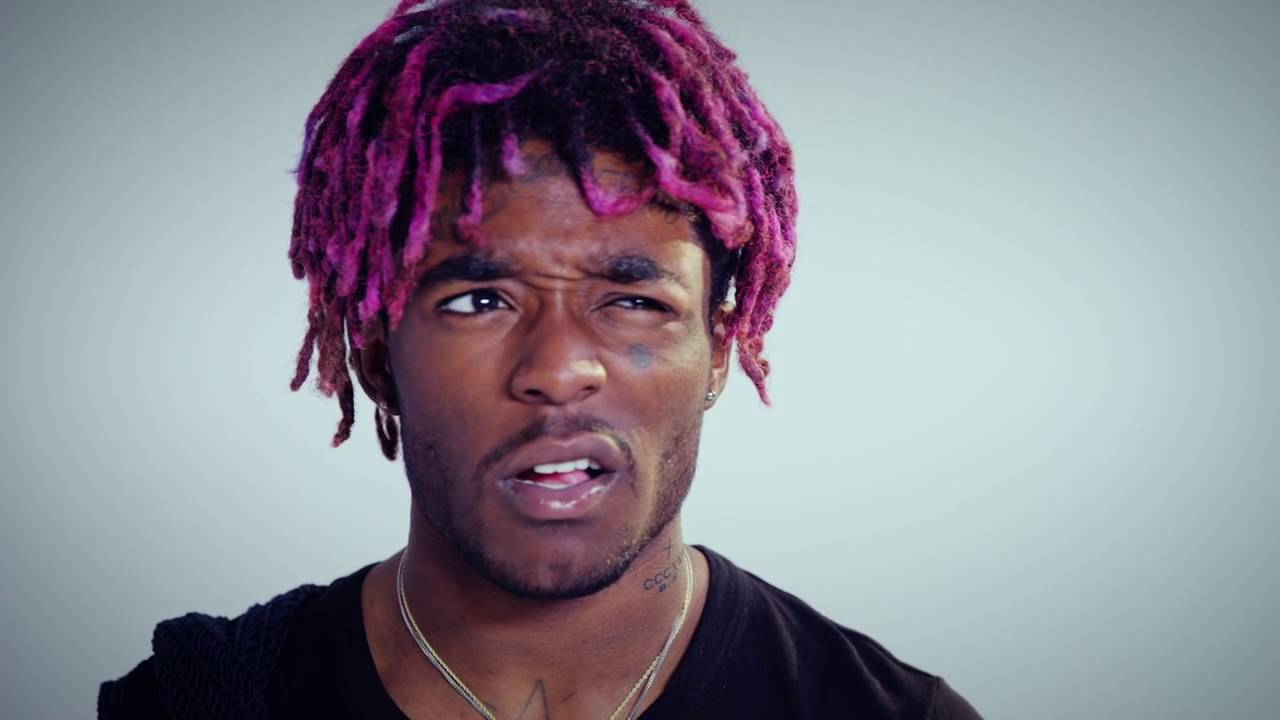
#> input picture testimages/uzi.jpg, 1280 x 720 px, found by its file name
$ python remaptests.py
#> lines starting #> are read from the running program, lines starting #| are printed output that depends on the picture
import numpy as np
import cv2

'''
remap decides where to map a pixel (i,j) by checking map_x(i,j) and map_y(i,j).
At the end, your pixel (i,j) is mapped to (map_x(i,j),map_y(i,j))
'''

'''
Pixel maps are not maps from source to destination.
Instead, for each pixel in the destination, we describe which source pixel it comes from.
Now the source pixel we provide here is a float variable.
Thus it can lie not directly on a pixel, but rather on a point in-between a few pixels.
The OpenCV interpolation functions then calculate the destination pixel value using this position information and the surrounding pixel values with the chosen interpolation function.
'''

img = cv2.imread("testimages/uzi.jpg")
#> img is the input picture: shape (720, 1280, 3); mean B, G, R 147.5, 138.8, 140.1


imgHeight = img.shape[0]
#> imgHeight = 720
imgWidth = img.shape[1]
#> imgWidth = 1280

map_x = np.zeros((imgHeight, imgWidth), np.float32)
map_y = np.zeros((imgHeight, imgWidth), np.float32)

for y in range(0, int(imgHeight - 1)):
	for x in range(0, int(imgWidth -1)):
		map_x.itemset((y, x), imgWidth - x)
		map_y.itemset((y, x), y)
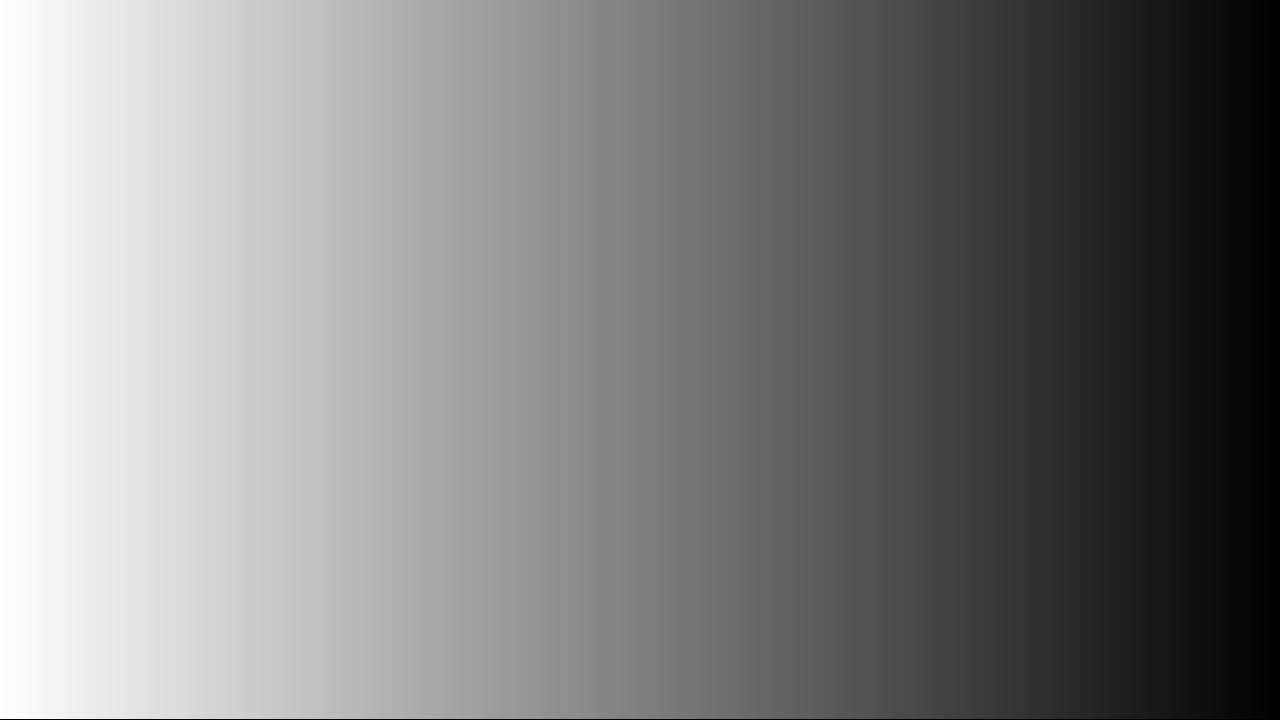
#> map_x: shape (720, 1280) float32; min 0, max 1280, mean 639.6; drawn with min black and max white
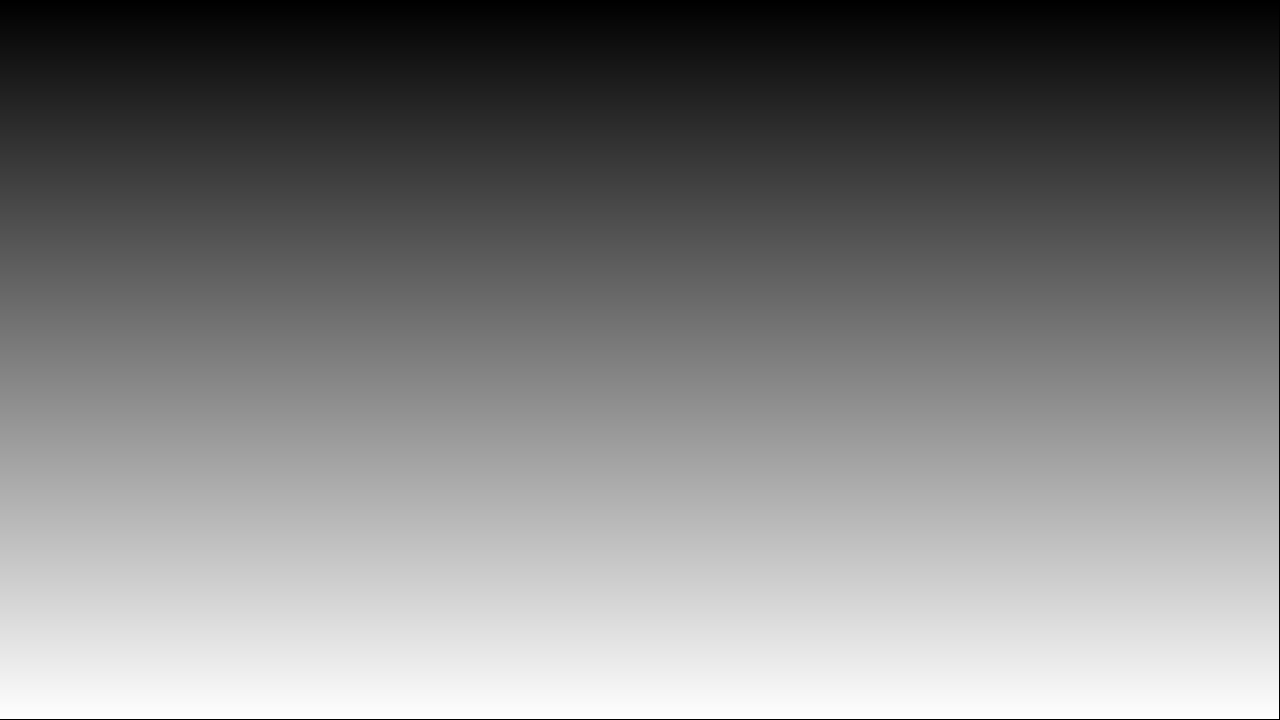
#> map_y: shape (720, 1280) float32; min 0, max 718, mean 358.2; drawn with min black and max white

flipx = cv2.remap(img, map_x, map_y, cv2.INTER_LINEAR)
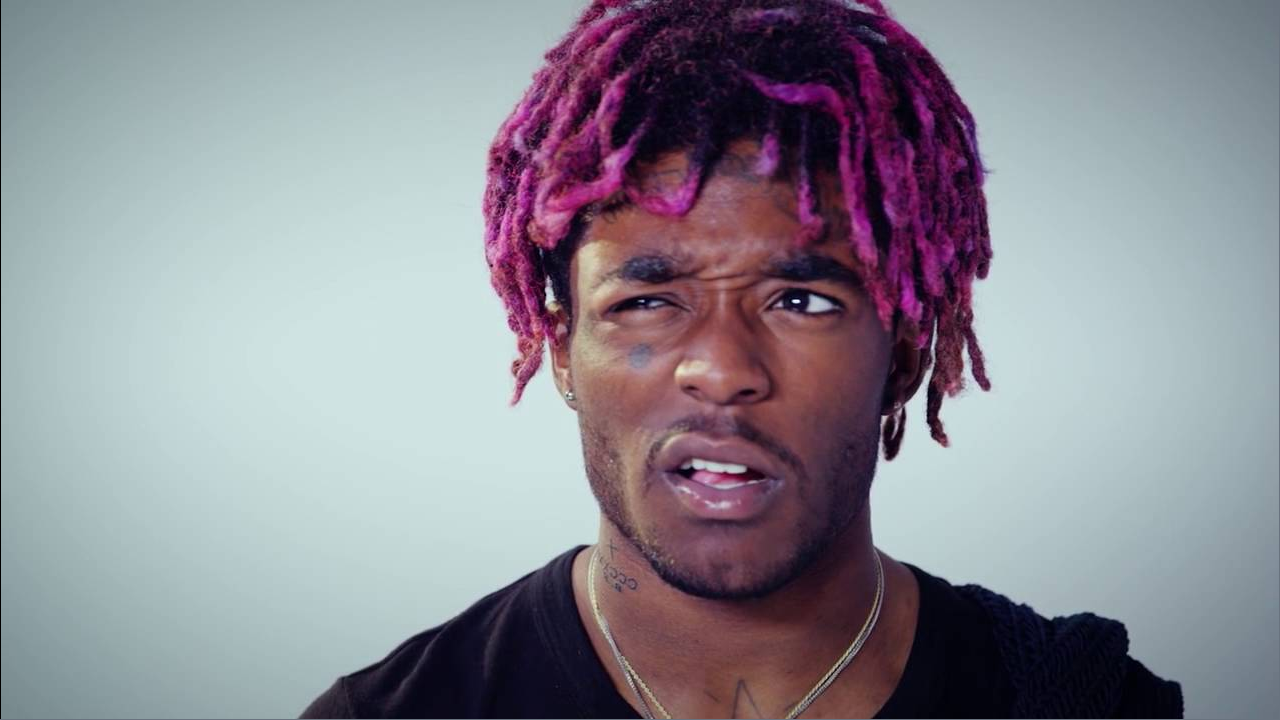
#> flipx: shape (720, 1280, 3); mean B, G, R 147.4, 138.7, 140

''''for y in range(0, int(imgHeight - 1)):
	for x in range(0, int(imgWidth -1)):
 		map_x.itemset((y, x), x)
		map_y.itemset((y, x), imgHeight - y)

flipy = cv2.remap(img, map_x, map_y, cv2.INTER_LINEAR)

for y in range(0, int(imgHeight - 1)):
	for x in range(0, int(imgWidth -1)):
 		map_x.itemset((y, x), imgWidth - x)
		map_y.itemset((y, x), imgHeight - y)

flipboth = cv2.remap(img, map_x, map_y, cv2.INTER_LINEAR)'''

cv2.imshow("Original", img)
cv2.imshow("FlipX", flipx)
# cv2.imshow("FlipY", flipy)
# cv2.imshow("FlipBoth", flipboth)
cv2.waitKey(0)

$ run again, with testimages/redpanda.jpg copied over testimages/uzi.jpg
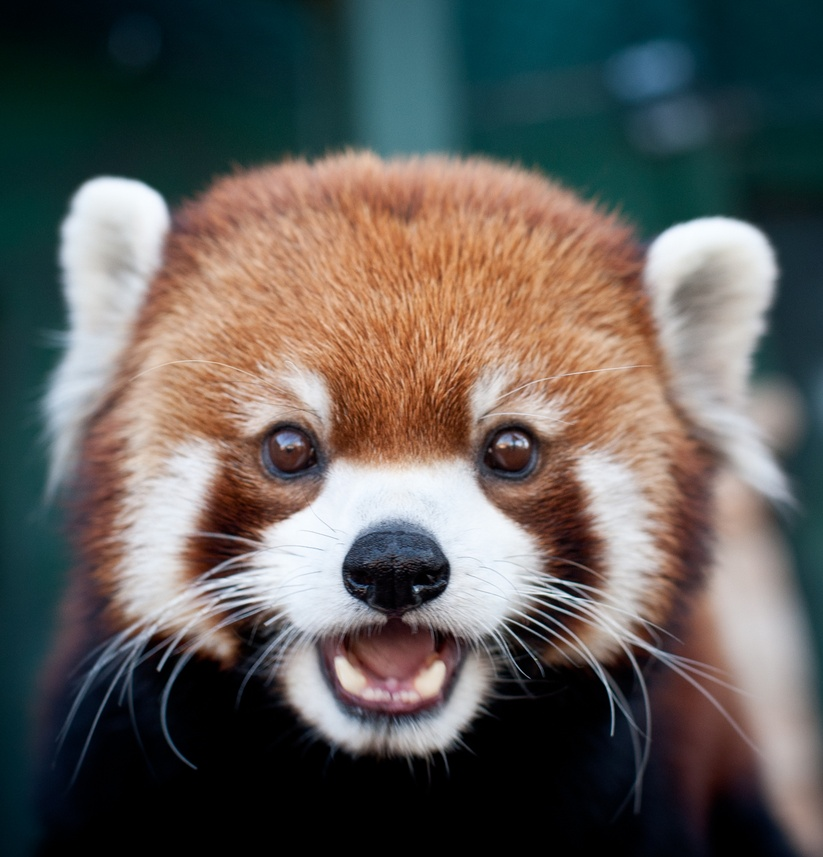
#> input picture testimages/redpanda.jpg, 823 x 857 px, shrunk from 1153 x 1200 before the run, found by its file name
#> img is the input picture: shape (857, 823, 3); mean B, G, R 88.9, 92.6, 95.8
#> after the loop `for y in range(0, int(imgHeight - 1)):`:
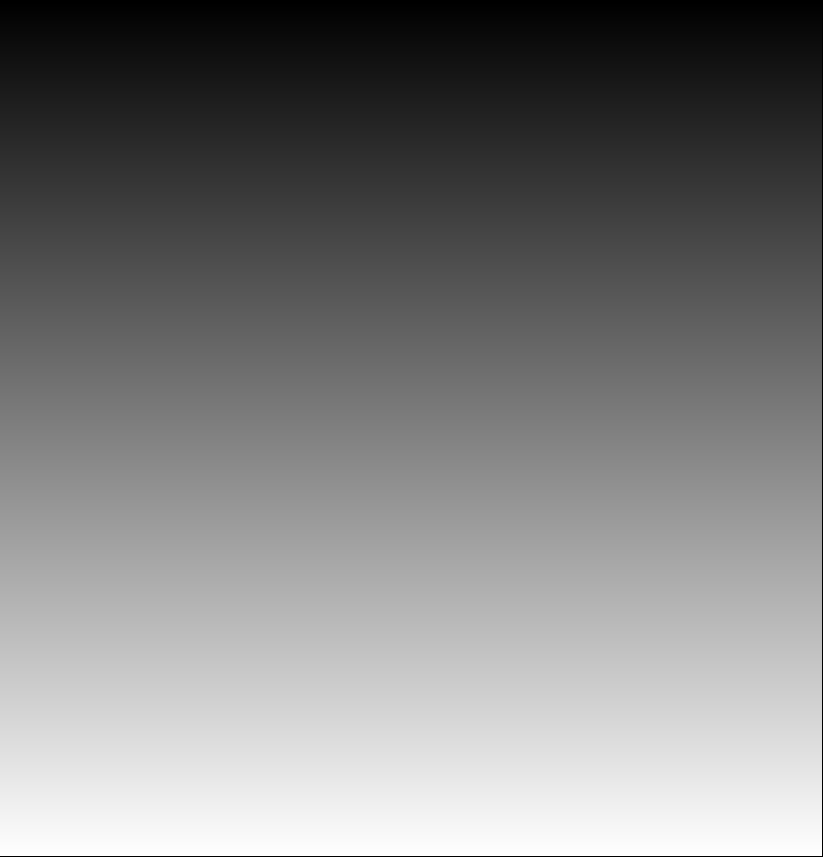
#> map_y: shape (857, 823) float32; min 0, max 855, mean 426.5; drawn with min black and max white
#> `flipx = cv2.remap(img, map_x, map_y, cv2.INTER_LINEAR)`:
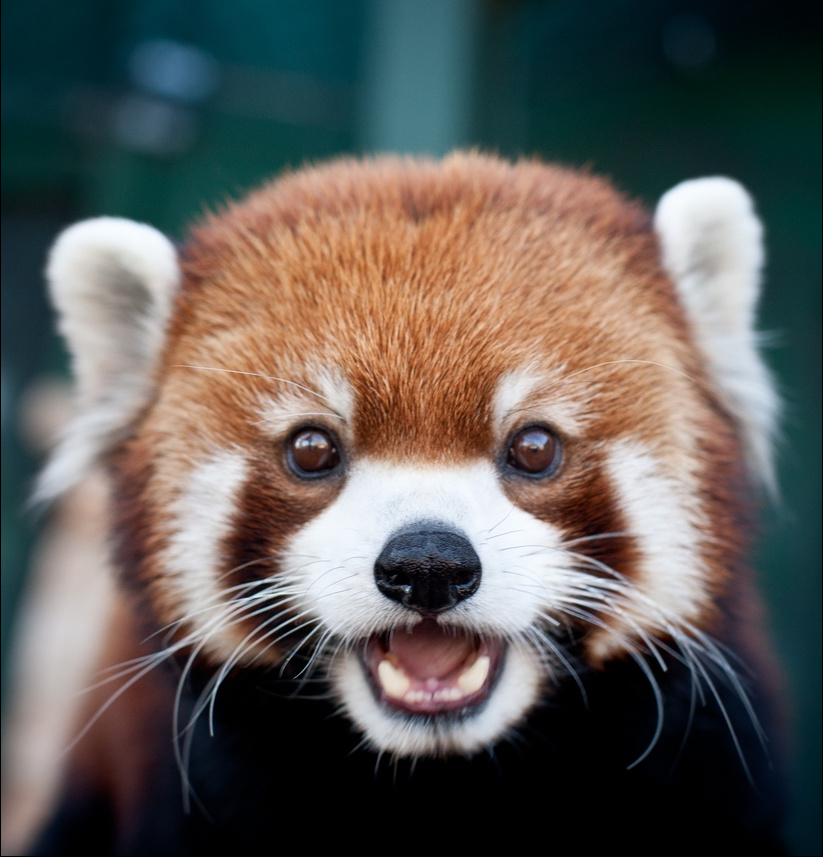
#> flipx: shape (857, 823, 3); mean B, G, R 88.9, 92.5, 95.8
